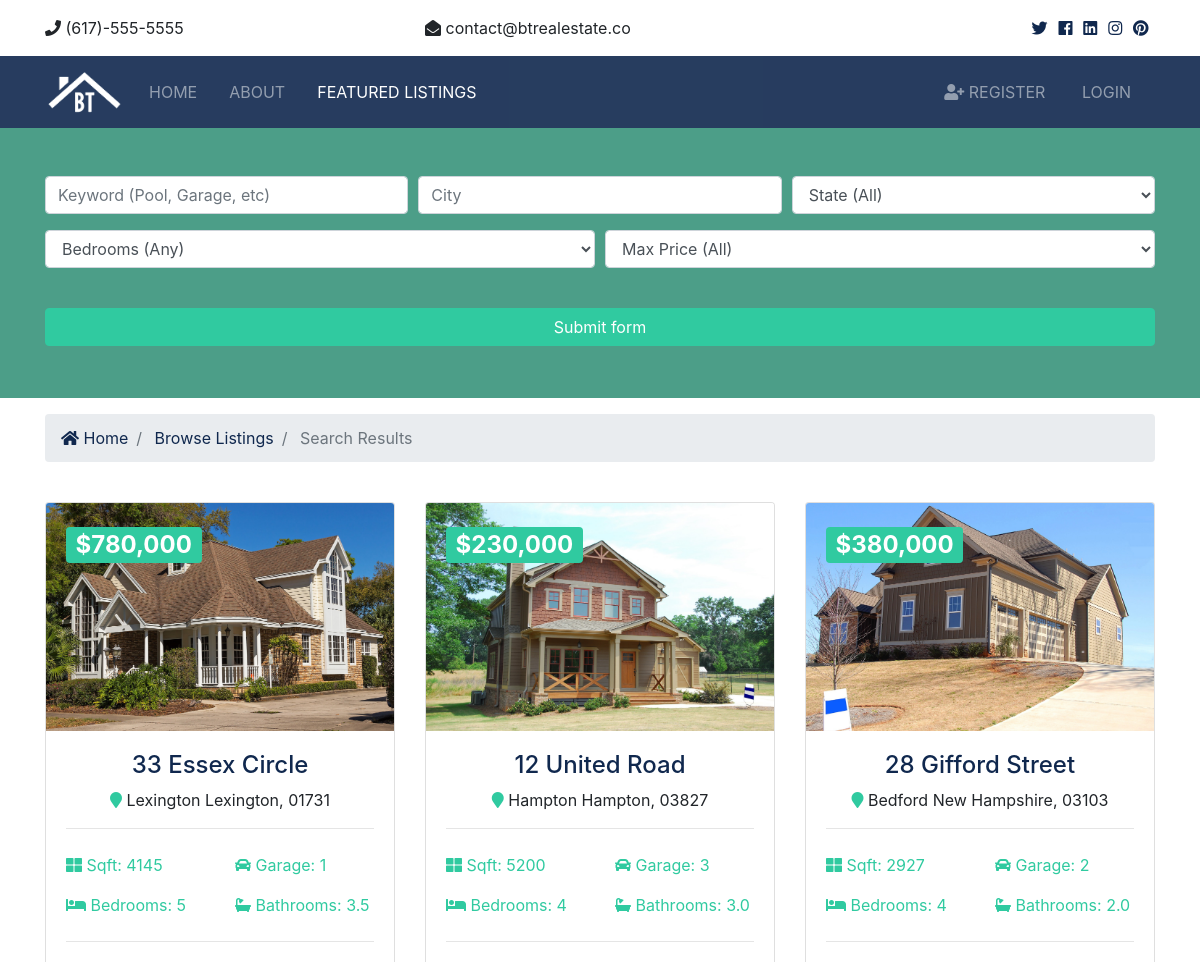
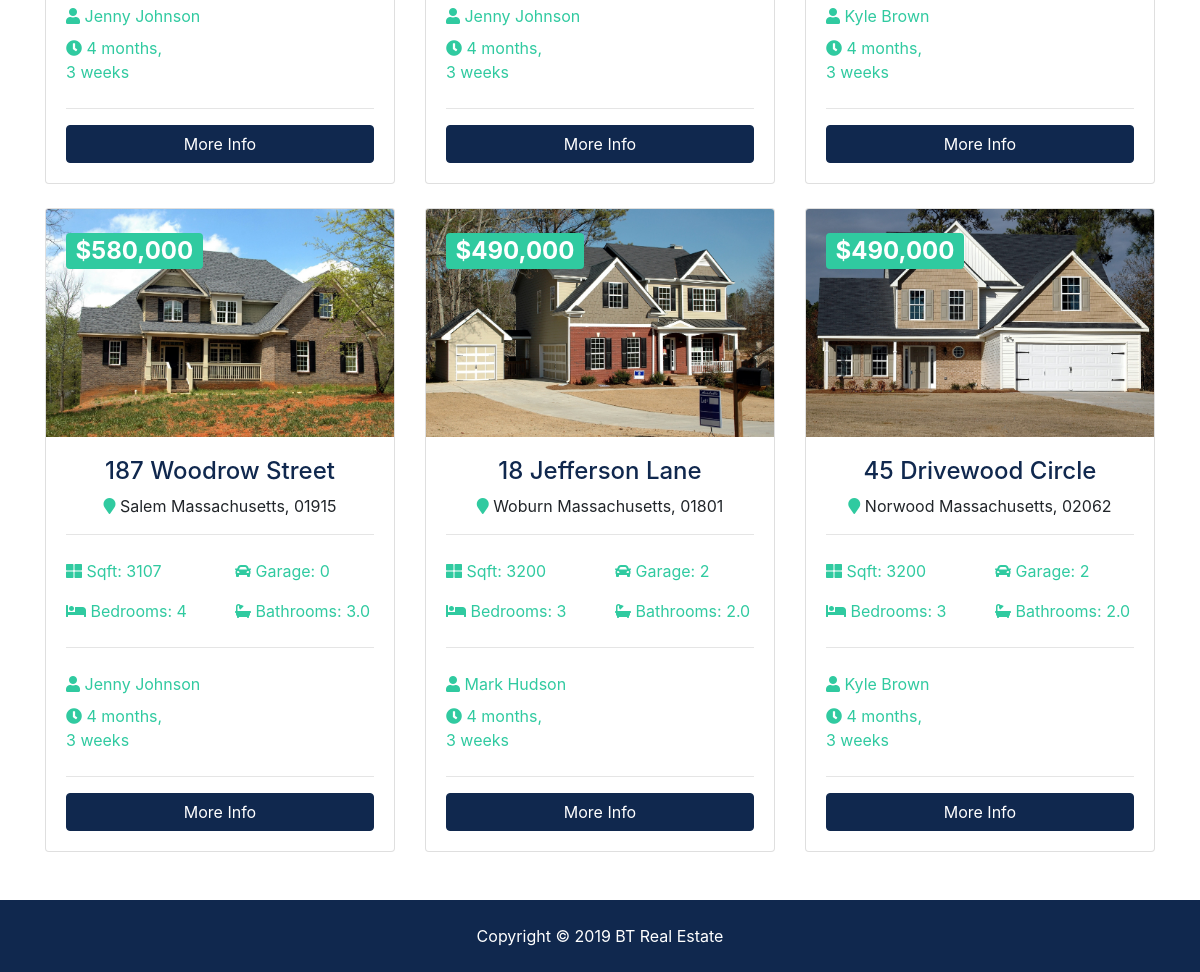
The page /listings/search on the database its author committed (2 pictures, top to bottom).
### listings/models.py (models this page shows, shortened)
class Listing(models.Model):
    realtor = models.ForeignKey(Realtor, on_delete=models.DO_NOTHING)
    title = models.CharField(max_length=200)
    address = models.CharField(max_length=200)
    city = models.CharField(max_length=100)
    state = models.CharField(max_length=100)
    zipcode = models.CharField(max_length=20)
    description = models.TextField(blank=True)
    price = models.IntegerField()
    bedrooms = models.IntegerField()
    bathrooms = models.DecimalField(max_digits=2, decimal_places=1)
    garage = models.IntegerField(default=0)
    sqft = models.IntegerField()
    lot_size = models.DecimalField(max_digits=5, decimal_places=1)
    photo_main = models.ImageField(upload_to='photos/%Y/%m/%d/')
    photo_1 = models.ImageField(upload_to='photos/%Y/%m/%d/', blank=True)
    photo_2 = models.ImageField(upload_to='photos/%Y/%m/%d/', blank=True)
    photo_3 = models.ImageField(upload_to='photos/%Y/%m/%d/', blank=True)
    photo_4 = models.ImageField(upload_to='photos/%Y/%m/%d/', blank=True)
    photo_5 = models.ImageField(upload_to='photos/%Y/%m/%d/', blank=True)
    photo_6 = models.ImageField(upload_to='photos/%Y/%m/%d/', blank=True)
    is_published = models.BooleanField(default=True)
    list_date = models.DateTimeField(default=datetime.now, blank=True)

### realtors/models.py (models this page shows)
class Realtor(models.Model):
    name = models.CharField(max_length=200)
    photo = models.ImageField(upload_to='photos/%Y/%m/%d/')
    description = models.TextField(blank=True)
    phone = models.CharField(max_length=20)
    email = models.CharField(max_length=50)
    is_mvp = models.BooleanField(default=False)
    hire_date = models.DateTimeField(default=datetime.now, blank=True)
    def __str__(self):
        return self.name

### listings/views.py (the view)
# urls.py: path('search', views.search, name='search'),
def search(request):
    queryset_list = Listing.objects.order_by('-list_date')
    if 'keywords' in request.GET:
        keywords = request.GET['keywords']
        if keywords:
            queryset_list = queryset_list.filter(description__icontains=keywords)
    if 'city' in request.GET:
        city = request.GET['city']
        if city:
            queryset_list = queryset_list.filter(city__iexact=city)
    if 'state' in request.GET:
        state = request.GET['state']
        if state:
            queryset_list = queryset_list.filter(state__iexact=state)
    if 'bedrooms' in request.GET:
        bedrooms = request.GET['bedrooms']
        if bedrooms:
            queryset_list = queryset_list.filter(bedrooms__lte=bedrooms)
    if 'price' in request.GET:
        price = request.GET['price']
        if price:
            queryset_list = queryset_list.filter(price__lte=price)
    context = {
        'state_choices': state_choices,
        'bedroom_choices': bedroom_choices,
        'price_choices': price_choices,
        'listings': queryset_list,
        'values': request.GET
    }
    return render(request, 'listings/search.html', context)

### templates/listings/search.html (shortened to what this page needs)
{% extends 'base.html' %}
{% load humanize %}
{% block content %}
<section id="showcase-inner" class="showcase-search text-white py-5">
    <div class="container">
        <div class="row text-center">
            <div class="col-md-12">
                <form action="{% url 'search' %}">
                    <div class="form-row">
                        <div class="col-md-4 mb-3">
                            <input type="text" name="keywords" class="form-control"
                                placeholder="Keyword (Pool, Garage, etc)" value="{{ values.keywords }}">
                        </div>
                        <div class="col-md-4 mb-3">
                            <input type="text" name="city" class="form-control" placeholder="City"
                                value="{{ values.city }}">
                        </div>
                        <div class="col-md-4 mb-3">
                            <select name="state" class="form-control">
                                <option selected="true" disabled="disabled">State (All)</option>
                            </select>
                        </div>
                    </div>
                    <div class="form-row">
                        <div class="col-md-6 mb-3">
                            <select name="bedrooms" class="form-control">
                                <option selected="true" disabled="disabled">Bedrooms (Any)</option>
                            </select>
                        </div>
                        <div class="col-md-6 mb-3">
                            <select name="price" class="form-control">
                                <option selected="true" disabled="disabled">Max Price (All)</option>
                            </select>
                        </div>
                    </div>
                    <button class="btn btn-secondary btn-block mt-4" type="submit">Submit form</button>
                </form>
            </div>
        </div>
    </div>
</section>
<section id="bc" class="mt-3">
    <div class="container">
        <nav aria-label="breadcrumb">
            <ol class="breadcrumb">
                <li class="breadcrumb-item">
                    <a href="{% url 'index' %}">
                        <i class="fas fa-home"></i> Home</a>
                </li>
                <li class="breadcrumb-item">
                    <a href="{% url 'listings' %}">Browse Listings</a>
                </li>
                <li class="breadcrumb-item active"> Search Results</li>
            </ol>
        </nav>
    </div>
</section>
<section id="listings" class="py-4">
    <div class="container">
        <div class="row">
            {% if listings %}
            {% for listing in listings %}
            <div class="col-md-6 col-lg-4 mb-4">
                <div class="card listing-preview">
                    <img class="card-img-top" src="{{ listing.photo_main.url }}" alt="">
                    <div class="card-img-overlay">
                        <h2>
                            <span class="badge badge-secondary text-white">${{ listing.price | intcomma }}</span>
                        </h2>
                    </div>
                    <div class="card-body">
                        <div class="listing-heading text-center">
                            <h4 class="text-primary">{{ listing.title }}</h4>
                            <p>
                                <i class="fas fa-map-marker text-secondary"></i> {{listing.city}} {{listing.state}}, {{ listing.zipcode }}</p>
                        </div>
                        <hr>
                        <div class="row py-2 text-secondary">
                            <div class="col-6">
                                <i class="fas fa-th-large"></i> Sqft: {{ listing.sqft }}</div>
                            <div class="col-6">
                                <i class="fas fa-car"></i> Garage: {{ listing.garage }}</div>
                        </div>
                        <div class="row py-2 text-secondary">
                            <div class="col-6">
                                <i class="fas fa-bed"></i> Bedrooms: {{ listing.bedrooms }}</div>
                            <div class="col-6">
                                <i class="fas fa-bath"></i> Bathrooms: {{ listing.bathrooms }}</div>
                        </div>
                        <hr>
                        <div class="row py-2 text-secondary">
                            <div class="col-12">
                                <i class="fas fa-user"></i> {{ listing.realtor }}</div>
                        </div>
                        <div class="row text-secondary pb-2">
                            <div class="col-6">
                                <i class="fas fa-clock"></i> {{ listing.list_date | timesince }}</div>
                        </div>
                        <hr>
                        <a href="{% url 'listing' listing.id %}" class="btn btn-primary btn-block">More Info</a>
                    </div>
                </div>
            </div>
            {% endfor %}
            {% else %}
            <div class="col-md-12">
                <p>No Listings Available</p>
            </div>
            {% endif %}
        </div>
    </div>
</section>
{% endblock %}

### btre/static/css/all.css (style rules this page uses)
.fa, .fas, .far, .fal, .fab { -moz-osx-font-smoothing: grayscale; -webkit-font-smoothing: antialiased; display: inline-block; font-style: normal; font-variant: normal; text-rendering: auto; line-height: 1; }
.fa-bath:before { content: "\f2cd"; }
.fa-bed:before { content: "\f236"; }
.fa-car:before { content: "\f1b9"; }
.fa-clock:before { content: "\f017"; }
.fa-home:before { content: "\f015"; }
.fa-map-marker:before { content: "\f041"; }
.fa-th-large:before { content: "\f009"; }
.fa-user:before { content: "\f007"; }
.fa, .fas { font-family: 'Font Awesome 5 Free'; font-weight: 900; }

### btre/static/css/style.css (style rules this page uses)
.btn-secondary { color: #fff !important; }
img { width: 100%; }
#showcase-inner { background: url(../img/building.jpg) no-repeat top center fixed/cover; position: relative; overflow: hidden; min-height: 200px; }
#showcase-inner::before { content: ''; position: absolute; top: 0; left: 0; min-height: 100%; width: 100%; background: rgba(32, 134, 107, 0.8); }
#showcase-inner.showcase-search { min-height: 270px; }
.listing-preview a { position: relative; }

### rows shown on the page
Listing: photo_main (picture), price "780,000", title "33 Essex Circle", city "Lexington", state "Lexington", zipcode "01731", sqft "4145", garage "1", bedrooms "5", bathrooms "3.5", realtor "Jenny Johnson", list_date "4 months, 3 weeks"
Listing: photo_main (picture), price "230,000", title "12 United Road", city "Hampton", state "Hampton", zipcode "03827", sqft "5200", garage "3", bedrooms "4", bathrooms "3.0", realtor "Jenny Johnson", list_date "4 months, 3 weeks"
Listing: photo_main (picture), price "380,000", title "28 Gifford Street", city "Bedford", state "New Hampshire", zipcode "03103", sqft "2927", garage "2", bedrooms "4", bathrooms "2.0", realtor "Kyle Brown", list_date "4 months, 3 weeks"
Listing: photo_main (picture), price "580,000", title "187 Woodrow Street", city "Salem", state "Massachusetts", zipcode "01915", sqft "3107", garage "0", bedrooms "4", bathrooms "3.0", realtor "Jenny Johnson", list_date "4 months, 3 weeks"
Listing: photo_main (picture), price "490,000", title "18 Jefferson Lane", city "Woburn", state "Massachusetts", zipcode "01801", sqft "3200", garage "2", bedrooms "3", bathrooms "2.0", realtor "Mark Hudson", list_date "4 months, 3 weeks"
Listing: photo_main (picture), price "490,000", title "45 Drivewood Circle", city "Norwood", state "Massachusetts", zipcode "02062", sqft "3200", garage "2", bedrooms "3", bathrooms "2.0", realtor "Kyle Brown", list_date "4 months, 3 weeks"
